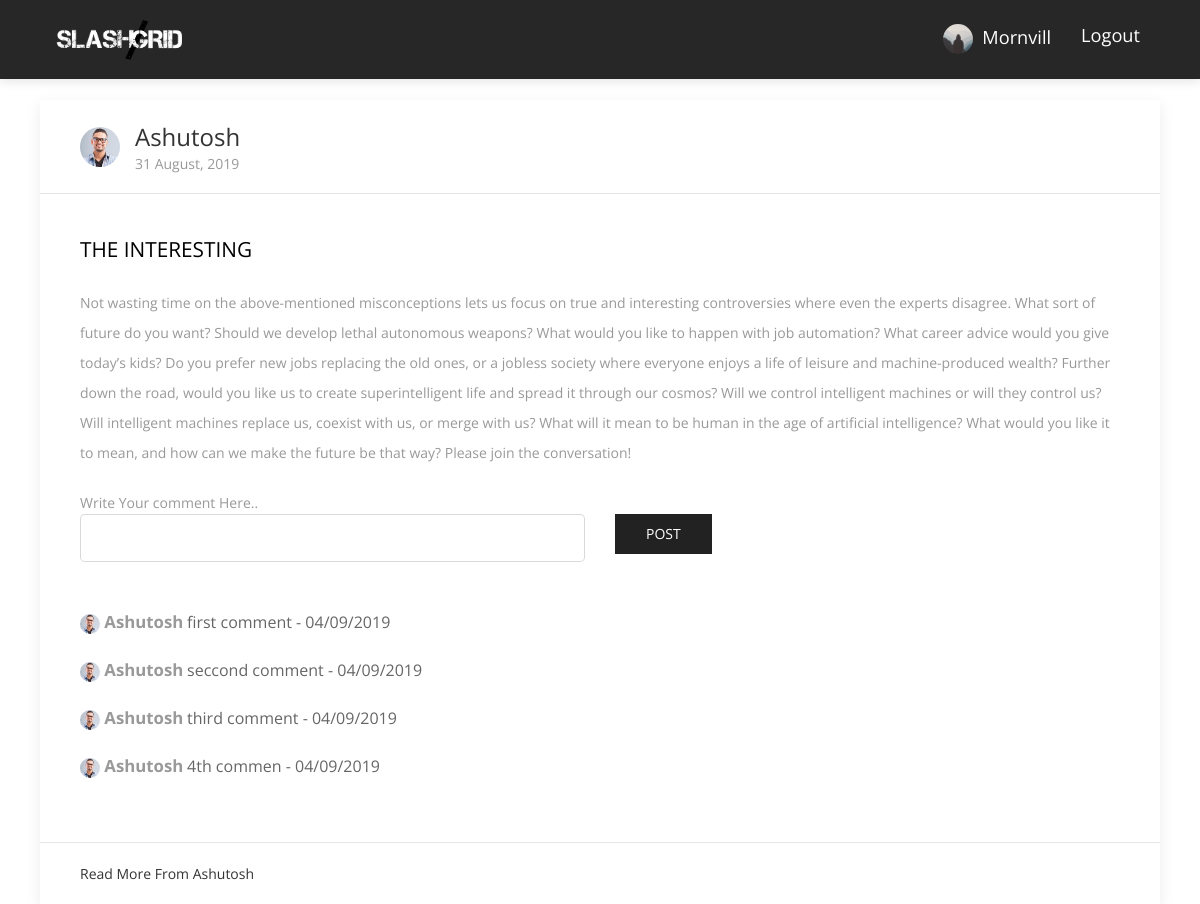
/post/9 (signed in), run on the app's committed database.
### flaskblog/models.py (models this page shows, shortened)
class User(db.Model, UserMixin):
    id = db.Column(db.Integer, primary_key=True)
    username = db.Column(db.String(20), unique=True, nullable=False)
    email = db.Column(db.String(120), unique=True, nullable=False)
    image_file = db.Column(db.String(20), nullable=False, default='default.jpg')
    password = db.Column(db.String(60), nullable=False)
    fb_link = db.Column(db.String(120), unique=True, nullable=True)
    posts = db.relationship('Post', backref='author', lazy=True)
    comment = db.relationship('Comments', backref='author', lazy=True)

class Post(db.Model):
    id = db.Column(db.Integer, primary_key=True)
    title = db.Column(db.String(100), nullable=False)
    date_posted = db.Column(db.DateTime, nullable=False, default=datetime.utcnow)
    content = db.Column(db.Text, nullable=False)
    user_id = db.Column(db.Integer, db.ForeignKey('user.id'), nullable=False)
    comment = db.relationship('Comments', backref='post', lazy=True)

class Comments(db.Model):
    id = db.Column(db.Integer, primary_key=True)
    title = db.Column(db.String(100), nullable=False)
    date_posted = db.Column(db.DateTime, nullable=False, default=datetime.utcnow)
    post_id = db.Column(db.Integer, db.ForeignKey('post.id'), nullable=False)
    user_id = db.Column(db.Integer, db.ForeignKey('user.id'), nullable=False)

### flaskblog/posts/routes.py (the view)
@posts.route("/post/<int:post_id>", methods=['GET', 'POST'])
@login_required
def post(post_id):
    comment = Comments.query.filter_by(post_id=post_id)
    form = CommentsForm()
    if form.validate_on_submit():
        post = Post.query.get(post_id)
        comment = Comments(title=form.title.data, author= current_user, post=post)
        db.session.add(comment)
        db.session.commit()
        return redirect(url_for('posts.post', post_id=post.id))
    post = Post.query.get_or_404(post_id)
    return render_template('post.html', title=post.title, post=post, comments=comment, form=form)

### flaskblog/posts/forms.py
class CommentsForm(FlaskForm):
    title = StringField('Comment..', validators=[DataRequired()])
    submit = SubmitField('Post')

### flaskblog/models.py (called while the page is built)
@login_manager.user_loader
def load_user(user_id):
    return User.query.get(int(user_id))

### flaskblog/templates/post.html (shortened to what this page needs)
{% extends "base.html" %}
{% block content %}
<div class="uk-container" style="margin-top:100px">
    <div class="uk-card uk-card-default uk-width-1-1@m">
      <div class="uk-card-header">
            <div class="uk-grid-small uk-flex-middle" uk-grid>
                <div class="uk-width-auto">
                    <img class="uk-border-circle" width="40" height="40" src="{{ url_for('static', filename='profile_pics/' + post.author.image_file) }}">
                </div>
                <div class="uk-width-expand">
                <h3 class="uk-card-title uk-margin-remove-bottom"  style="text-transform:capitalize"> {{ post.author.username }}
                </h3>
                    <p class="uk-text-meta uk-margin-remove-top"><time datetime="{{ post.date_posted.strftime('%d %B %Y') }}">{{ post.date_posted.strftime('%d %B, %Y') }}</time></p>
                </div>
            </div>
        </div>
        <div class="uk-card-body">
          <p style="font-size: 1.3em;color:black;">{{ post.title }}</p>
          <br>
            <p>{{ post.content }}</p>
            <br>
            <p>
              <form class="login100-form validate-form" method="POST" action="" >
                <span class="login100-form-title p-b-26">
                  Write Your comment Here..
            	</span>
                          <div class="row text-center">
                          <fieldset class="form-group col-lg-6">
                              <div class="form-group">
                                  {% if form.title.errors %}
                                      {{ form.title(class="form-control form-control-lg is-invalid") }}
                                      <div class="invalid-feedback">
                                          {% for error in form.title.errors %}
                                              <span>{{ error }}</span>
                                          {% endfor %}
                                      </div>
                                  {% else %}
                                      {{ form.title(class="form-control form-control-lg") }}
                                  {% endif %}
                              </div>
                          </fieldset>
                          <div class="form-group col-lg-6 text-left">
                              {{ form.submit(class="uk-button uk-button-secondary") }}
                          </div>
                          </div>
              </form>
              {% for comment in comments %}
              <a href=""> <b style="text-transform: capitalize;color: inherit;font-size: 1.2em">
                  <img class="uk-border-circle" width="20" height="20" src="{{ url_for('static', filename='profile_pics/' + comment.author.image_file) }}">
                  {{ comment.author.username }}</b> </a> {{ comment.title }} - {{ comment.date_posted.strftime('%d/%m/%Y') }}
              <br>
              <br>
              {% endfor %}
            </p>
        </div>
        <div class="uk-card-footer">
            <a href="{{ url_for('users.user_posts', username=post.author.username) }}" class="uk-button uk-button-text" style="text-transform: capitalize">Read more from {{ post.author.username }}</a>
        </div>
    </div>
</div>
{% endblock %}

### flaskblog/templates/navbar.html (shortened to what this page needs)
<nav class="navbar main-nav  fixed-top navbar-expand-lg" style="background:#272727 !important">
    <div class="container">
        <a class="navbar-brand" href="/"><img src="{{ url_for('static', filename='images/download2.png') }}" alt="logo" width="150" style="padding:10px"></a>
        <div class="collapse navbar-collapse" id="navbarNav">
        <ul class="navbar-nav ml-auto">
          {% if current_user.is_authenticated %}
          <li class="nav-item">
              <a class="nav-link" href="{{ url_for('users.account') }}" style="text-transform: capitalize;color:white;font-size:1.3em">
                  <img class="rounded-circle" src="{{ url_for('static', filename='profile_pics/' + current_user.image_file) }}" width="30">
                  &nbsp;{{ current_user.username }}
              </a>
          </li>
          <li class="nav-item">
              <a class="nav-link" href="{{ url_for('users.logout') }}" style="color:white;font-size:1.3em">Logout</a>
          </li>
         {% endif %}
        </ul>
        </div>
    </div>
</nav>

### flaskblog/static/css/style.css (style rules this page uses)
body { font-family: "Open Sans", sans-serif; -webkit-font-smoothing: antialiased; }
h1, h2, h3, h4, h5, h6 { font-family: "Open Sans", sans-serif; color: #5e5e5e; font-weight: 400; line-height: 1; }
h3 { font-size: 36px; }
p, a, li, blockquote, label, span { font-size: 14px; letter-spacing: 0; line-height: 22px; color: #999999; margin-bottom: 0; }
p { line-height: 30px; }
.transition, .main-nav, .main-nav .navbar-brand { transition: .3s ease; }
.main-nav { background: #7d71d3; box-shadow: 0px 3px 10px 0px rgba(0, 0, 0, 0.1); }
.main-nav .navbar-brand { padding: 0; }
.main-nav .navbar-nav .nav-item { position: relative; }
.main-nav .navbar-nav .nav-item .nav-link { position: relative; text-align: center; font-size: 13px; color: #000; padding-left: 15px; padding-right: 15px; }

### data on the page
User: image_file (placeholder picture), username "Mornvill"
User: image_file (picture), author.username "Ashutosh"
Post: date_posted "31 August, 2019", title "THE INTERESTING", content "Not wasting time on the above-mentioned misconceptions lets us focus on true and interesting controversies where even the experts disagree. What sort of future do you want? Should we develop lethal autonomous weapons? What would you like to happen with job automation? What career advice would you give today’s kids? Do you prefer new jobs replacing the old ones, or a jobless society where everyone enjoys a life of leisure and machine-produced wealth? Further down the road, would you like us to create superintelligent life and spread it through our cosmos? Will we control intelligent machines or will they control us? Will intelligent machines replace us, coexist with us, or merge with us?…"
Comments: image_file (picture), author.username "Ashutosh", title "first comment", date_posted "04/09/2019"
Comments: image_file (picture), author.username "Ashutosh", title "seccond comment", date_posted "04/09/2019"
Comments: image_file (picture), author.username "Ashutosh", title "third comment", date_posted "04/09/2019"
Comments: image_file (picture), author.username "Ashutosh", title "4th commen", date_posted "04/09/2019"
